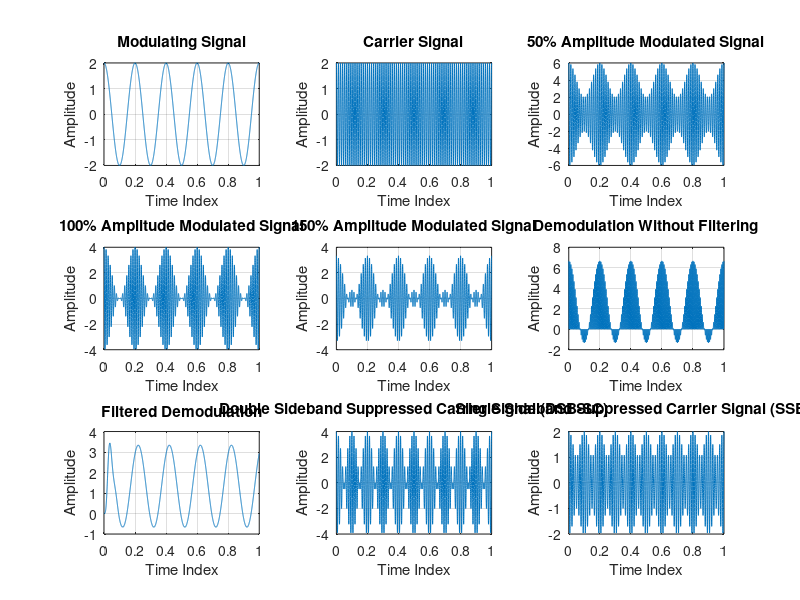

This figure's MATLAB source:
%% Program for generating
%% Amplitude Modulated, Demodulated, DSB-SC and SSB-SC Signals

clc;
close all;
clear all;

% Modulating index
m_critical = 1; %critical
m_over = 1.5; %over
m_under = 0.5; %under 

% Amplitude of modulating signal
Am = 2; 

% Frequency of modulating signal (Hz)
fm = 5; 

% Time period of modulating signal (s)
Ta = 1/fm; 
t = 0:(Ta/1000):1;

% Modulating signal
ym = Am*cos(2*pi*fm*t);
figure(1)
subplot(3,3,1)
plot(t,ym)
grid on;
xlabel('Time Index')
ylabel('Amplitude')
title('Modulating Signal')

% Relation between Am/Cm and fc/fa
% Relation between Am/Cm and fc/fa
Ac_under = Am/m_under;
Ac_critical = Am/m_critical;
Ac_over = Am/m_over;

fc = fm*15; %carrier and message signal frequency relation
Tc = 1/fc;

% Carrier signals (under, critical, under)
yc_under = Ac_under*cos(2*pi*fc*t);
yc_critical = Ac_critical*cos(2*pi*fc*t);
yc_over = Ac_over*cos(2*pi*fc*t);

% Carrier signal
yc = Ac_critical*cos(2*pi*fc*t);
subplot(3,3,2)
plot(t,yc_critical)
grid on;
xlabel('Time Index')
ylabel('Amplitude')
title('Carrier Signal')

% Amplitude Modulation
y_mod = (Ac_under+ym).*cos(2*pi*fc*t);
subplot(3,3,3)
plot(t,y_mod)
grid on;
xlabel('Time Index')
ylabel('Amplitude')
title('50% Amplitude Modulated Signal')

y_mod = (Ac_critical+ym).*cos(2*pi*fc*t);
subplot(3,3,4)
plot(t,y_mod)
grid on;
xlabel('Time Index')
ylabel('Amplitude')
title('100% Amplitude Modulated Signal')

y_mod = (Ac_over+ym).*cos(2*pi*fc*t);
subplot(3,3,5)
plot(t,y_mod)
grid on;
xlabel('Time Index')
ylabel('Amplitude')
title('150% Amplitude Modulated Signal')

%Amplitude Demodulation
y_demo = y_mod.*yc_critical;
[b,a] = butter(5,0.01);
y_demo_filtered = filter(b,a,y_demo);
subplot(3,3,6)
plot(t,y_demo);
grid on;
xlabel('Time Index')
ylabel('Amplitude')
title('Demodulation Without Filtering')

subplot(3,3,7)
plot(t,y_demo_filtered);
grid on;
xlabel('Time Index')
ylabel('Amplitude')
title('Filtered Demodulation')

% DSB-SC signal
y = ym.*yc;
subplot(3,3,8)
plot(t,y)
grid on;
xlabel('Time Index')
ylabel('Amplitude')
title('Double Sideband Suppressed Carrier Signal (DSB-SC)')

% SSB-SC signal
%y = cos(2*pi*(fm-fc)*t);
m_cap_t = sin(2*pi*fm*t);
y = ym.*cos(2*pi*fc*t)+m_cap_t.*sin(2*pi*fc*t);
subplot(3,3,9)
plot(t,y)
grid on;
xlabel('Time Index')
ylabel('Amplitude')
title('Single Sideband Suppressed Carrier Signal (SSB-SC)')
